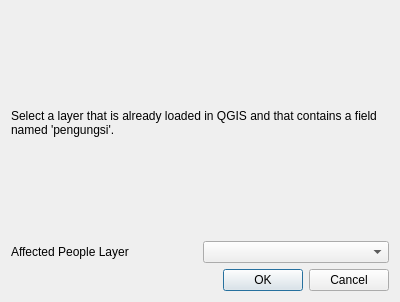
<?xml version="1.0" encoding="UTF-8"?>
<ui version="4.0">
 <class>MinimumNeedsBase</class>
 <widget class="QDialog" name="MinimumNeedsBase">
  <property name="geometry">
   <rect>
    <x>0</x>
    <y>0</y>
    <width>400</width>
    <height>302</height>
   </rect>
  </property>
  <property name="windowTitle">
   <string>Dialog</string>
  </property>
  <layout class="QGridLayout" name="gridLayout">
   <item row="0" column="0">
    <widget class="QLabel" name="label_2">
     <property name="text">
      <string>Select a layer that is already loaded in QGIS and that contains a field named 'pengungsi'.</string>
     </property>
     <property name="wordWrap">
      <bool>true</bool>
     </property>
    </widget>
   </item>
   <item row="1" column="0">
    <layout class="QHBoxLayout" name="horizontalLayout">
     <item>
      <widget class="QLabel" name="label">
       <property name="text">
        <string>Affected People Layer</string>
       </property>
      </widget>
     </item>
     <item>
      <widget class="QComboBox" name="cboPolygonLayers"/>
     </item>
    </layout>
   </item>
   <item row="2" column="0">
    <widget class="QDialogButtonBox" name="buttonBox">
     <property name="orientation">
      <enum>Qt::Horizontal</enum>
     </property>
     <property name="standardButtons">
      <set>QDialogButtonBox::Cancel|QDialogButtonBox::Ok</set>
     </property>
    </widget>
   </item>
  </layout>
 </widget>
 <resources/>
 <connections>
  <connection>
   <sender>buttonBox</sender>
   <signal>accepted()</signal>
   <receiver>MinimumNeedsBase</receiver>
   <slot>accept()</slot>
   <hints>
    <hint type="sourcelabel">
     <x>248</x>
     <y>254</y>
    </hint>
    <hint type="destinationlabel">
     <x>157</x>
     <y>274</y>
    </hint>
   </hints>
  </connection>
  <connection>
   <sender>buttonBox</sender>
   <signal>rejected()</signal>
   <receiver>MinimumNeedsBase</receiver>
   <slot>reject()</slot>
   <hints>
    <hint type="sourcelabel">
     <x>316</x>
     <y>260</y>
    </hint>
    <hint type="destinationlabel">
     <x>286</x>
     <y>274</y>
    </hint>
   </hints>
  </connection>
 </connections>
</ui>
